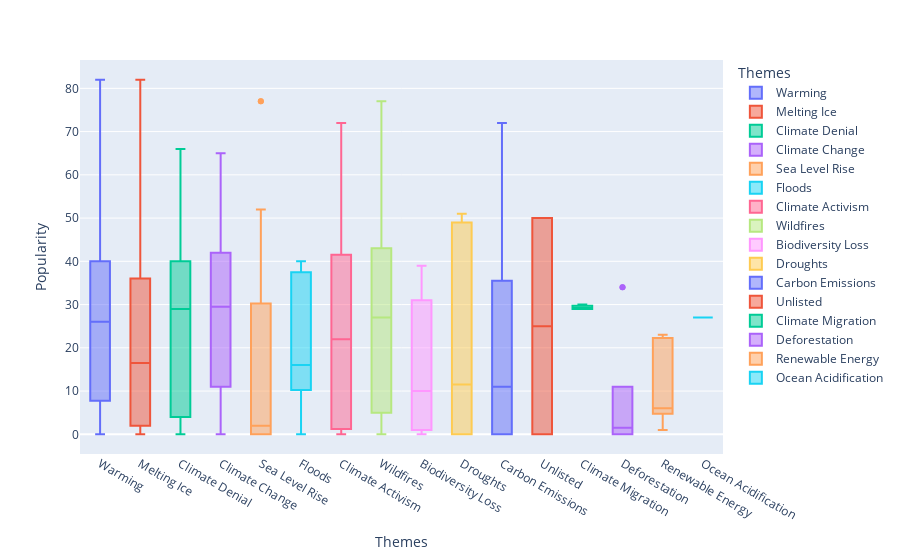

The notebook cell this image was saved under:
### Code cell
# Popularity by genre
px.box(
    data_frame=df_exploded,
    x='Themes',
    color='Themes',
    y='Popularity'
)

### Figure 1 — Plotly figure (JSON) as saved in the notebook; plotly's stock layout.template omitted (floating-point values rounded to 4 significant figures; data arrays with more than 128 entries replaced by an {"elided": "..."} marker saying what was removed)
{"data": [{"alignmentgroup": "True", "hovertemplate": "Themes=%{x}<br>Popularity=%{y}<extra></extra>", "legendgroup": "Warming", "marker": {"color": "#636efa"}, "name": "Warming", "notched": false, "offsetgroup": "Warming", "orientation": "v", "showlegend": true, "type": "box", "x": {"elided": "172 str values"}, "x0": " ", "xaxis": "x", "y": {"elided": "172 float values"}, "y0": " ", "yaxis": "y"}, {"alignmentgroup": "True", "hovertemplate": "Themes=%{x}<br>Popularity=%{y}<extra></extra>", "legendgroup": "Melting Ice", "marker": {"color": "#EF553B"}, "name": "Melting Ice", "notched": false, "offsetgroup": "Melting Ice", "orientation": "v", "showlegend": true, "type": "box", "x": ["Melting Ice", "Melting Ice", "Melting Ice", "Melting Ice", "Melting Ice", "Melting Ice", "Melting Ice", "Melting Ice", "Melting Ice", "Melting Ice", "Melting Ice", "Melting Ice", "Melting Ice", "Melting Ice", "Melting Ice", "Melting Ice", "Melting Ice", "Melting Ice", "Melting Ice", "Melting Ice", "Melting Ice", "Melting Ice", "Melting Ice", "Melting Ice", "Melting Ice", "Melting Ice", "Melting Ice", "Melting Ice", "Melting Ice", "Melting Ice", "Melting Ice", "Melting Ice", "Melting Ice", "Melting Ice", "Melting Ice", "Melting Ice", "Melting Ice", "Melting Ice", "Melting Ice", "Melting Ice", "Melting Ice", "Melting Ice", "Melting Ice", "Melting Ice", "Melting Ice", "Melting Ice", "Melting Ice", "Melting Ice", "Melting Ice", "Melting Ice"], "x0": " ", "xaxis": "x", "y": [62.0, 62.0, 82.0, 82.0, 54.0, 20.0, 0.0, 29.0, 29.0, 31.0, NaN, 0.0, 0.0, 3.0, 3.0, 2.0, 2.0, 0.0, 0.0, 15.0, 15.0, 32.0, NaN, 10.0, NaN, 37.0, 36.0, 36.0, 0.0, 0.0, 10.0, 10.0, 32.0, 0.0, 0.0, 16.0, 16.0, NaN, 31.0, 52.0, 33.0, 33.0, 17.0, 65.0, 65.0, 65.0, 0.0, 22.0, 13.0, 13.0], "y0": " ", "yaxis": "y"}, {"alignmentgroup": "True", "hovertemplate": "Themes=%{x}<br>Popularity=%{y}<extra></extra>", "legendgroup": "Climate Denial", "marker": {"color": "#00cc96"}, "name": "Climate Denial", "notched": false, "offsetgroup": "Climate Denial", "orientation": "v", "showlegend": true, "type": "box", "x": ["Climate Denial", "Climate Denial", "Climate Denial", "Climate Denial", "Climate Denial", "Climate Denial", "Climate Denial", "Climate Denial", "Climate Denial", "Climate Denial", "Climate Denial", "Climate Denial", "Climate Denial", "Climate Denial", "Climate Denial", "Climate Denial", "Climate Denial", "Climate Denial", "Climate Denial", "Climate Denial", "Climate Denial", "Climate Denial", "Climate Denial", "Climate Denial", "Climate Denial", "Climate Denial", "Climate Denial", "Climate Denial"], "x0": " ", "xaxis": "x", "y": [30.0, 30.0, 29.0, 29.0, NaN, 0.0, 0.0, 0.0, 9.0, 66.0, 0.0, 52.0, 52.0, 40.0, 40.0, 40.0, 24.0, 4.0, 4.0, 30.0, 8.0, 18.0, 29.0, 29.0, 0.0, 0.0, 44.0, 44.0], "y0": " ", "yaxis": "y"}, {"alignmentgroup": "True", "hovertemplate": "Themes=%{x}<br>Popularity=%{y}<extra></extra>", "legendgroup": "Climate Change", "marker": {"color": "#ab63fa"}, "name": "Climate Change", "notched": false, "offsetgroup": "Climate Change", "orientation": "v", "showlegend": true, "type": "box", "x": ["Climate Change", "Climate Change", "Climate Change", "Climate Change", "Climate Change", "Climate Change", "Climate Change", "Climate Change", "Climate Change", "Climate Change", "Climate Change", "Climate Change", "Climate Change", "Climate Change", "Climate Change", "Climate Change", "Climate Change", "Climate Change", "Climate Change", "Climate Change", "Climate Change", "Climate Change", "Climate Change", "Climate Change", "Climate Change", "Climate Change", "Climate Change", "Climate Change", "Climate Change", "Climate Change", "Climate Change", "Climate Change", "Climate Change", "Climate Change", "Climate Change", "Climate Change", "Climate Change", "Climate Change", "Climate Change", "Climate Change", "Climate Change", "Climate Change", "Climate Change", "Climate Change", "Climate Change", "Climate Change", "Climate Change", "Climate Change", "Climate Change", "Climate Change", "Climate Change", "Climate Change", "Climate Change", "Climate Change", "Climate Change", "Climate Change", "Climate Change", "Climate Change", "Climate Change", "Climate Change", "Climate Change", "Climate Change", "Climate Change", "Climate Change", "Climate Change"], "x0": " ", "xaxis": "x", "y": [30.0, 30.0, 29.0, 29.0, 8.0, 8.0, 41.0, 41.0, 41.0, 11.0, 28.0, 42.0, 30.0, 0.0, 25.0, 30.0, 22.0, 22.0, 20.0, 20.0, 0.0, 47.0, 47.0, 47.0, 2.0, 2.0, 2.0, 31.0, 11.0, 11.0, 23.0, 2.0, 2.0, 0.0, NaN, NaN, NaN, 26.0, 0.0, 53.0, 47.0, 34.0, NaN, 40.0, 40.0, 42.0, 0.0, 45.0, 27.0, 51.0, NaN, 30.0, 40.0, 22.0, 57.0, 57.0, 51.0, 51.0, 17.0, 65.0, 65.0, 65.0, 0.0, 31.0, 0.0], "y0": " ", "yaxis": "y"}, {"alignmentgroup": "True", "hovertemplate": "Themes=%{x}<br>Popularity=%{y}<extra></extra>", "legendgroup": "Sea Level Rise", "marker": {"color": "#FFA15A"}, "name": "Sea Level Rise", "notched": false, "offsetgroup": "Sea Level Rise", "orientation": "v", "showlegend": true, "type": "box", "x": ["Sea Level Rise", "Sea Level Rise", "Sea Level Rise", "Sea Level Rise", "Sea Level Rise", "Sea Level Rise", "Sea Level Rise", "Sea Level Rise", "Sea Level Rise", "Sea Level Rise", "Sea Level Rise", "Sea Level Rise", "Sea Level Rise", "Sea Level Rise", "Sea Level Rise", "Sea Level Rise", "Sea Level Rise", "Sea Level Rise", "Sea Level Rise", "Sea Level Rise", "Sea Level Rise", "Sea Level Rise", "Sea Level Rise", "Sea Level Rise", "Sea Level Rise", "Sea Level Rise", "Sea Level Rise", "Sea Level Rise", "Sea Level Rise", "Sea Level Rise", "Sea Level Rise", "Sea Level Rise", "Sea Level Rise", "Sea Level Rise"], "x0": " ", "xaxis": "x", "y": [30.0, 30.0, 77.0, 77.0, 25.0, 0.0, 0.0, 29.0, 29.0, 0.0, 0.0, 2.0, 2.0, 2.0, 43.0, 25.0, 43.0, 30.0, 40.0, 40.0, 31.0, 52.0, 2.0, 2.0, 0.0, 0.0, 0.0, 0.0, 17.0, 0.0, 0.0, 0.0, NaN, 0.0], "y0": " ", "yaxis": "y"}, {"alignmentgroup": "True", "hovertemplate": "Themes=%{x}<br>Popularity=%{y}<extra></extra>", "legendgroup": "Floods", "marker": {"color": "#19d3f3"}, "name": "Floods", "notched": false, "offsetgroup": "Floods", "orientation": "v", "showlegend": true, "type": "box", "x": ["Floods", "Floods", "Floods", "Floods", "Floods", "Floods", "Floods", "Floods", "Floods", "Floods", "Floods", "Floods", "Floods", "Floods", "Floods", "Floods", "Floods", "Floods", "Floods"], "x0": " ", "xaxis": "x", "y": [29.0, 29.0, 39.0, 39.0, 11.0, 39.0, 39.0, 40.0, 33.0, 33.0, 13.0, 13.0, 10.0, 10.0, 16.0, 16.0, 0.0, 0.0, 0.0], "y0": " ", "yaxis": "y"}, {"alignmentgroup": "True", "hovertemplate": "Themes=%{x}<br>Popularity=%{y}<extra></extra>", "legendgroup": "Climate Activism", "marker": {"color": "#FF6692"}, "name": "Climate Activism", "notched": false, "offsetgroup": "Climate Activism", "orientation": "v", "showlegend": true, "type": "box", "x": ["Climate Activism", "Climate Activism", "Climate Activism", "Climate Activism", "Climate Activism", "Climate Activism", "Climate Activism", "Climate Activism", "Climate Activism", "Climate Activism", "Climate Activism", "Climate Activism", "Climate Activism", "Climate Activism", "Climate Activism", "Climate Activism", "Climate Activism", "Climate Activism", "Climate Activism", "Climate Activism", "Climate Activism", "Climate Activism", "Climate Activism", "Climate Activism", "Climate Activism", "Climate Activism", "Climate Activism", "Climate Activism", "Climate Activism", "Climate Activism", "Climate Activism", "Climate Activism", "Climate Activism", "Climate Activism"], "x0": " ", "xaxis": "x", "y": [36.0, NaN, 8.0, 8.0, 11.0, 1.0, 1.0, 0.0, 8.0, 8.0, 31.0, 23.0, 7.0, 0.0, 49.0, 48.0, 48.0, 34.0, 34.0, NaN, 43.0, 43.0, 43.0, NaN, 72.0, 72.0, 37.0, 2.0, 22.0, 22.0, 0.0, 0.0, 0.0, 0.0], "y0": " ", "yaxis": "y"}, {"alignmentgroup": "True", "hovertemplate": "Themes=%{x}<br>Popularity=%{y}<extra></extra>", "legendgroup": "Wildfires", "marker": {"color": "#B6E880"}, "name": "Wildfires", "notched": false, "offsetgroup": "Wildfires", "orientation": "v", "showlegend": true, "type": "box", "x": ["Wildfires", "Wildfires", "Wildfires", "Wildfires", "Wildfires", "Wildfires", "Wildfires", "Wildfires", "Wildfires", "Wildfires", "Wildfires", "Wildfires", "Wildfires", "Wildfires", "Wildfires", "Wildfires", "Wildfires", "Wildfires", "Wildfires", "Wildfires", "Wildfires", "Wildfires", "Wildfires", "Wildfires", "Wildfires", "Wildfires", "Wildfires", "Wildfires", "Wildfires", "Wildfires"], "x0": " ", "xaxis": "x", "y": [77.0, 77.0, 0.0, 11.0, 2.0, 6.0, 6.0, 34.0, 34.0, 29.0, 29.0, 11.0, 11.0, 43.0, 13.0, 13.0, 43.0, 0.0, 77.0, 77.0, 0.0, 0.0, 1.0, 27.0, 37.0, NaN, 61.0, 61.0, 0.0, 31.0], "y0": " ", "yaxis": "y"}, {"alignmentgroup": "True", "hovertemplate": "Themes=%{x}<br>Popularity=%{y}<extra></extra>", "legendgroup": "Biodiversity Loss", "marker": {"color": "#FF97FF"}, "name": "Biodiversity Loss", "notched": false, "offsetgroup": "Biodiversity Loss", "orientation": "v", "showlegend": true, "type": "box", "x": ["Biodiversity Loss", "Biodiversity Loss", "Biodiversity Loss", "Biodiversity Loss", "Biodiversity Loss", "Biodiversity Loss", "Biodiversity Loss", "Biodiversity Loss", "Biodiversity Loss", "Biodiversity Loss", "Biodiversity Loss", "Biodiversity Loss", "Biodiversity Loss", "Biodiversity Loss", "Biodiversity Loss", "Biodiversity Loss", "Biodiversity Loss"], "x0": " ", "xaxis": "x", "y": [26.0, 0.0, 3.0, 3.0, 0.0, 0.0, 10.0, 1.0, 1.0, 1.0, 34.0, 34.0, 31.0, 31.0, 27.0, 31.0, 39.0], "y0": " ", "yaxis": "y"}, {"alignmentgroup": "True", "hovertemplate": "Themes=%{x}<br>Popularity=%{y}<extra></extra>", "legendgroup": "Droughts", "marker": {"color": "#FECB52"}, "name": "Droughts", "notched": false, "offsetgroup": "Droughts", "orientation": "v", "showlegend": true, "type": "box", "x": ["Droughts", "Droughts", "Droughts", "Droughts", "Droughts", "Droughts", "Droughts", "Droughts", "Droughts", "Droughts", "Droughts", "Droughts", "Droughts", "Droughts", "Droughts", "Droughts", "Droughts"], "x0": " ", "xaxis": "x", "y": [25.0, 8.0, 8.0, 50.0, 10.0, NaN, 13.0, 13.0, 0.0, 0.0, 0.0, 0.0, 49.0, 49.0, 51.0, 51.0, 0.0], "y0": " ", "yaxis": "y"}, {"alignmentgroup": "True", "hovertemplate": "Themes=%{x}<br>Popularity=%{y}<extra></extra>", "legendgroup": "Carbon Emissions", "marker": {"color": "#636efa"}, "name": "Carbon Emissions", "notched": false, "offsetgroup": "Carbon Emissions", "orientation": "v", "showlegend": true, "type": "box", "x": ["Carbon Emissions", "Carbon Emissions", "Carbon Emissions", "Carbon Emissions", "Carbon Emissions", "Carbon Emissions", "Carbon Emissions", "Carbon Emissions", "Carbon Emissions", "Carbon Emissions", "Carbon Emissions", "Carbon Emissions", "Carbon Emissions", "Carbon Emissions", "Carbon Emissions", "Carbon Emissions", "Carbon Emissions", "Carbon Emissions", "Carbon Emissions", "Carbon Emissions", "Carbon Emissions", "Carbon Emissions", "Carbon Emissions", "Carbon Emissions", "Carbon Emissions", "Carbon Emissions", "Carbon Emissions", "Carbon Emissions", "Carbon Emissions"], "x0": " ", "xaxis": "x", "y": [11.0, 0.0, 0.0, 11.0, 36.0, 14.0, 6.0, 0.0, 0.0, 0.0, 0.0, 0.0, 23.0, 11.0, 38.0, 0.0, 53.0, NaN, 10.0, 10.0, 35.0, 34.0, 34.0, 72.0, 72.0, 51.0, 54.0, 4.0, 4.0], "y0": " ", "yaxis": "y"}, {"alignmentgroup": "True", "hovertemplate": "Themes=%{x}<br>Popularity=%{y}<extra></extra>", "legendgroup": "Unlisted", "marker": {"color": "#EF553B"}, "name": "Unlisted", "notched": false, "offsetgroup": "Unlisted", "orientation": "v", "showlegend": true, "type": "box", "x": ["Unlisted", "Unlisted"], "x0": " ", "xaxis": "x", "y": [50.0, 0.0], "y0": " ", "yaxis": "y"}, {"alignmentgroup": "True", "hovertemplate": "Themes=%{x}<br>Popularity=%{y}<extra></extra>", "legendgroup": "Climate Migration", "marker": {"color": "#00cc96"}, "name": "Climate Migration", "notched": false, "offsetgroup": "Climate Migration", "orientation": "v", "showlegend": true, "type": "box", "x": ["Climate Migration", "Climate Migration", "Climate Migration"], "x0": " ", "xaxis": "x", "y": [29.0, 29.0, 30.0], "y0": " ", "yaxis": "y"}, {"alignmentgroup": "True", "hovertemplate": "Themes=%{x}<br>Popularity=%{y}<extra></extra>", "legendgroup": "Deforestation", "marker": {"color": "#ab63fa"}, "name": "Deforestation", "notched": false, "offsetgroup": "Deforestation", "orientation": "v", "showlegend": true, "type": "box", "x": ["Deforestation", "Deforestation", "Deforestation", "Deforestation", "Deforestation", "Deforestation", "Deforestation", "Deforestation", "Deforestation", "Deforestation"], "x0": " ", "xaxis": "x", "y": [11.0, 3.0, 3.0, 0.0, 0.0, 0.0, 34.0, 34.0, 0.0, 0.0], "y0": " ", "yaxis": "y"}, {"alignmentgroup": "True", "hovertemplate": "Themes=%{x}<br>Popularity=%{y}<extra></extra>", "legendgroup": "Renewable Energy", "marker": {"color": "#FFA15A"}, "name": "Renewable Energy", "notched": false, "offsetgroup": "Renewable Energy", "orientation": "v", "showlegend": true, "type": "box", "x": ["Renewable Energy", "Renewable Energy", "Renewable Energy", "Renewable Energy", "Renewable Energy"], "x0": " ", "xaxis": "x", "y": [23.0, 6.0, 6.0, 22.0, 1.0], "y0": " ", "yaxis": "y"}, {"alignmentgroup": "True", "hovertemplate": "Themes=%{x}<br>Popularity=%{y}<extra></extra>", "legendgroup": "Ocean Acidification", "marker": {"color": "#19d3f3"}, "name": "Ocean Acidification", "notched": false, "offsetgroup": "Ocean Acidification", "orientation": "v", "showlegend": true, "type": "box", "x": ["Ocean Acidification", "Ocean Acidification"], "x0": " ", "xaxis": "x", "y": [NaN, 27.0], "y0": " ", "yaxis": "y"}], "layout": {"boxmode": "overlay", "legend": {"title": {"text": "Themes"}, "tracegroupgap": 0}, "margin": {"t": 60}, "xaxis": {"anchor": "y", "categoryarray": ["Warming", "Melting Ice", "Climate Denial", "Climate Change", "Sea Level Rise", "Floods", "Climate Activism", "Wildfires", "Biodiversity Loss", "Droughts", "Carbon Emissions", "Unlisted", "Climate Migration", "Deforestation", "Renewable Energy", "Ocean Acidification"], "categoryorder": "array", "domain": [0, 1], "title": {"text": "Themes"}}, "yaxis": {"anchor": "x", "domain": [0, 1], "title": {"text": "Popularity"}}}}
